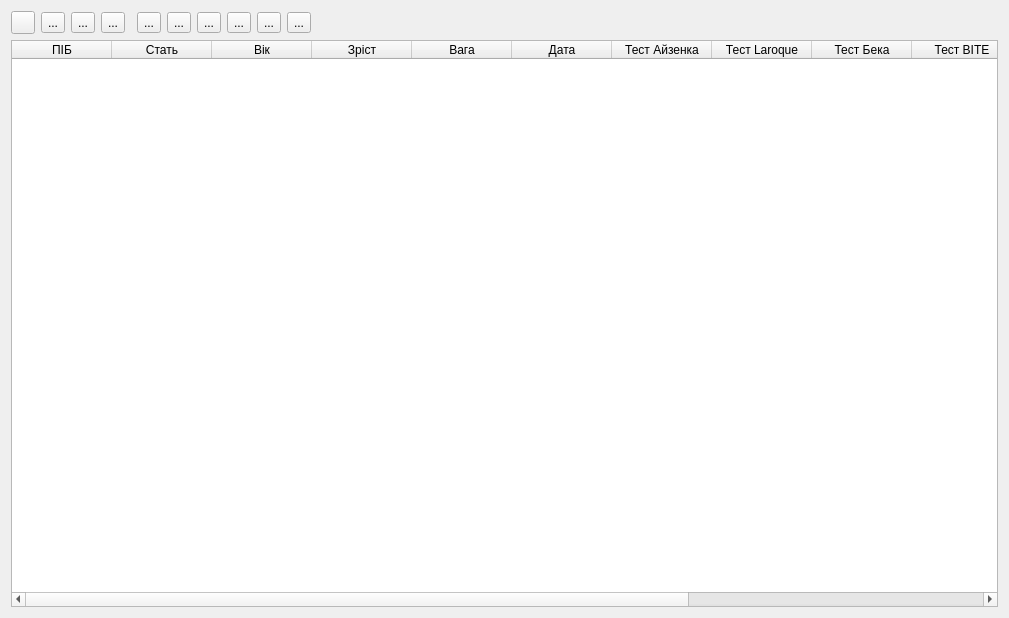
<?xml version="1.0" encoding="UTF-8"?>
<ui version="4.0">
 <class>TableDialog</class>
 <widget class="QDialog" name="TableDialog">
  <property name="geometry">
   <rect>
    <x>0</x>
    <y>0</y>
    <width>1009</width>
    <height>618</height>
   </rect>
  </property>
  <property name="windowTitle">
   <string>Результати анкетування</string>
  </property>
  <layout class="QVBoxLayout" name="verticalLayout">
   <item>
    <layout class="QHBoxLayout" name="horizontalLayout">
     <item>
      <widget class="QToolButton" name="tbFirst">
       <property name="toolTip">
        <string>Перейти до початку таблиці</string>
       </property>
       <property name="text">
        <string/>
       </property>
       <property name="icon">
        <iconset resource="DTest.qrc">
         <normaloff>:/images/media-fast-backward.png</normaloff>:/images/media-fast-backward.png</iconset>
       </property>
      </widget>
     </item>
     <item>
      <widget class="QToolButton" name="tbPrior">
       <property name="toolTip">
        <string>Перейти до попереднього рядка таблиці</string>
       </property>
       <property name="text">
        <string>...</string>
       </property>
       <property name="icon">
        <iconset resource="DTest.qrc">
         <normaloff>:/images/media-backward.png</normaloff>:/images/media-backward.png</iconset>
       </property>
      </widget>
     </item>
     <item>
      <widget class="QToolButton" name="tbNext">
       <property name="toolTip">
        <string>Перейти до наступного рядка таблиці</string>
       </property>
       <property name="text">
        <string>...</string>
       </property>
       <property name="icon">
        <iconset resource="DTest.qrc">
         <normaloff>:/images/media-play.png</normaloff>:/images/media-play.png</iconset>
       </property>
      </widget>
     </item>
     <item>
      <widget class="QToolButton" name="tbLast">
       <property name="toolTip">
        <string>Перейти в кінець таблиці</string>
       </property>
       <property name="text">
        <string>...</string>
       </property>
       <property name="icon">
        <iconset resource="DTest.qrc">
         <normaloff>:/images/media-fast-forward.png</normaloff>:/images/media-fast-forward.png</iconset>
       </property>
      </widget>
     </item>
     <item>
      <widget class="QFrame" name="frame">
       <property name="frameShape">
        <enum>QFrame::StyledPanel</enum>
       </property>
       <property name="frameShadow">
        <enum>QFrame::Raised</enum>
       </property>
      </widget>
     </item>
     <item>
      <widget class="QToolButton" name="tbName">
       <property name="toolTip">
        <string>Редагувати анкету пацієнта</string>
       </property>
       <property name="text">
        <string>...</string>
       </property>
       <property name="icon">
        <iconset resource="DTest.qrc">
         <normaloff>:/images/people.png</normaloff>:/images/people.png</iconset>
       </property>
      </widget>
     </item>
     <item>
      <widget class="QToolButton" name="tb1">
       <property name="toolTip">
        <string>Редагувати особистісний опитувальник Айзенка</string>
       </property>
       <property name="statusTip">
        <string/>
       </property>
       <property name="text">
        <string>...</string>
       </property>
       <property name="icon">
        <iconset resource="DTest.qrc">
         <normaloff>:/images/d1.png</normaloff>:/images/d1.png</iconset>
       </property>
      </widget>
     </item>
     <item>
      <widget class="QToolButton" name="tb2">
       <property name="toolTip">
        <string>Редагувати опитувальник версії Larocque</string>
       </property>
       <property name="statusTip">
        <string/>
       </property>
       <property name="text">
        <string>...</string>
       </property>
       <property name="icon">
        <iconset resource="DTest.qrc">
         <normaloff>:/images/d2.png</normaloff>:/images/d2.png</iconset>
       </property>
      </widget>
     </item>
     <item>
      <widget class="QToolButton" name="tb3">
       <property name="toolTip">
        <string>Редагувати шкалу депресії Бека</string>
       </property>
       <property name="statusTip">
        <string/>
       </property>
       <property name="text">
        <string>...</string>
       </property>
       <property name="icon">
        <iconset resource="DTest.qrc">
         <normaloff>:/images/d3.png</normaloff>:/images/d3.png</iconset>
       </property>
      </widget>
     </item>
     <item>
      <widget class="QToolButton" name="tb4">
       <property name="toolTip">
        <string>Редагувати тест для виявлення булімії</string>
       </property>
       <property name="statusTip">
        <string/>
       </property>
       <property name="text">
        <string>...</string>
       </property>
       <property name="icon">
        <iconset resource="DTest.qrc">
         <normaloff>:/images/d4.png</normaloff>:/images/d4.png</iconset>
       </property>
      </widget>
     </item>
     <item>
      <widget class="QToolButton" name="tb5">
       <property name="toolTip">
        <string>Редагувати тест В.П. Войтенко</string>
       </property>
       <property name="statusTip">
        <string/>
       </property>
       <property name="text">
        <string>...</string>
       </property>
       <property name="icon">
        <iconset resource="DTest.qrc">
         <normaloff>:/images/d5.png</normaloff>:/images/d5.png</iconset>
       </property>
      </widget>
     </item>
     <item>
      <spacer name="horizontalSpacer_2">
       <property name="orientation">
        <enum>Qt::Horizontal</enum>
       </property>
       <property name="sizeHint" stdset="0">
        <size>
         <width>40</width>
         <height>20</height>
        </size>
       </property>
      </spacer>
     </item>
    </layout>
   </item>
   <item>
    <widget class="QTableWidget" name="tableWidget">
     <column>
      <property name="text">
       <string>ПІБ</string>
      </property>
     </column>
     <column>
      <property name="text">
       <string>Стать</string>
      </property>
     </column>
     <column>
      <property name="text">
       <string>Вік</string>
      </property>
     </column>
     <column>
      <property name="text">
       <string>Зріст</string>
      </property>
     </column>
     <column>
      <property name="text">
       <string>Вага</string>
      </property>
     </column>
     <column>
      <property name="text">
       <string>Дата</string>
      </property>
     </column>
     <column>
      <property name="text">
       <string>Тест Айзенка</string>
      </property>
     </column>
     <column>
      <property name="text">
       <string>Тест Laroque</string>
      </property>
     </column>
     <column>
      <property name="text">
       <string>Тест Бека</string>
      </property>
     </column>
     <column>
      <property name="text">
       <string>Тест ВІТЕ</string>
      </property>
     </column>
     <column>
      <property name="text">
       <string>Тест Войтенко</string>
      </property>
     </column>
     <column>
      <property name="text">
       <string>Id cтудента</string>
      </property>
     </column>
     <column>
      <property name="text">
       <string>Id</string>
      </property>
     </column>
    </widget>
   </item>
  </layout>
 </widget>
 <resources>
  <include location="DTest.qrc"/>
 </resources>
 <connections/>
</ui>
